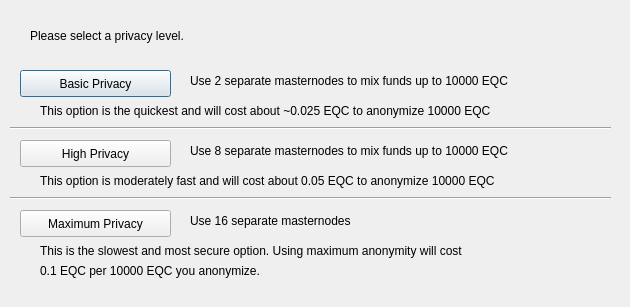
<?xml version="1.0" encoding="UTF-8"?>
<ui version="4.0">
 <class>ObfuscationConfig</class>
 <widget class="QDialog" name="ObfuscationConfig">
  <property name="geometry">
   <rect>
    <x>0</x>
    <y>0</y>
    <width>630</width>
    <height>307</height>
   </rect>
  </property>
  <property name="windowTitle">
   <string>Configure Obfuscation</string>
  </property>
  <widget class="QPushButton" name="buttonBasic">
   <property name="geometry">
    <rect>
     <x>20</x>
     <y>70</y>
     <width>151</width>
     <height>27</height>
    </rect>
   </property>
   <property name="text">
    <string>Basic Privacy</string>
   </property>
  </widget>
  <widget class="QPushButton" name="buttonHigh">
   <property name="geometry">
    <rect>
     <x>20</x>
     <y>140</y>
     <width>151</width>
     <height>27</height>
    </rect>
   </property>
   <property name="text">
    <string>High Privacy</string>
   </property>
  </widget>
  <widget class="QPushButton" name="buttonMax">
   <property name="geometry">
    <rect>
     <x>20</x>
     <y>210</y>
     <width>151</width>
     <height>27</height>
    </rect>
   </property>
   <property name="text">
    <string>Maximum Privacy</string>
   </property>
  </widget>
  <widget class="QLabel" name="label">
   <property name="geometry">
    <rect>
     <x>30</x>
     <y>20</y>
     <width>571</width>
     <height>31</height>
    </rect>
   </property>
   <property name="text">
    <string>Please select a privacy level.</string>
   </property>
  </widget>
  <widget class="QLabel" name="label_2">
   <property name="geometry">
    <rect>
     <x>190</x>
     <y>70</y>
     <width>421</width>
     <height>21</height>
    </rect>
   </property>
   <property name="text">
    <string>Use 2 separate masternodes to mix funds up to 10000 EQC</string>
   </property>
  </widget>
  <widget class="QLabel" name="label_3">
   <property name="geometry">
    <rect>
     <x>190</x>
     <y>140</y>
     <width>411</width>
     <height>21</height>
    </rect>
   </property>
   <property name="text">
    <string>Use 8 separate masternodes to mix funds up to 10000 EQC</string>
   </property>
  </widget>
  <widget class="QLabel" name="label_4">
   <property name="geometry">
    <rect>
     <x>190</x>
     <y>210</y>
     <width>421</width>
     <height>21</height>
    </rect>
   </property>
   <property name="text">
    <string>Use 16 separate masternodes</string>
   </property>
  </widget>
  <widget class="QLabel" name="label_6">
   <property name="geometry">
    <rect>
     <x>40</x>
     <y>100</y>
     <width>561</width>
     <height>21</height>
    </rect>
   </property>
   <property name="text">
    <string>This option is the quickest and will cost about ~0.025 EQC to anonymize 10000 EQC</string>
   </property>
  </widget>
  <widget class="QLabel" name="label_7">
   <property name="geometry">
    <rect>
     <x>40</x>
     <y>170</y>
     <width>561</width>
     <height>21</height>
    </rect>
   </property>
   <property name="text">
    <string>This option is moderately fast and will cost about 0.05 EQC to anonymize 10000 EQC</string>
   </property>
  </widget>
  <widget class="QLabel" name="label_8">
   <property name="geometry">
    <rect>
     <x>40</x>
     <y>240</y>
     <width>561</width>
     <height>21</height>
    </rect>
   </property>
   <property name="text">
    <string>This is the slowest and most secure option. Using maximum anonymity will cost</string>
   </property>
  </widget>
  <widget class="QLabel" name="label_9">
   <property name="geometry">
    <rect>
     <x>40</x>
     <y>260</y>
     <width>561</width>
     <height>21</height>
    </rect>
   </property>
   <property name="text">
    <string>0.1 EQC per 10000 EQC you anonymize.</string>
   </property>
  </widget>
  <widget class="Line" name="line">
   <property name="geometry">
    <rect>
     <x>10</x>
     <y>120</y>
     <width>601</width>
     <height>16</height>
    </rect>
   </property>
   <property name="orientation">
    <enum>Qt::Horizontal</enum>
   </property>
  </widget>
  <widget class="Line" name="line_2">
   <property name="geometry">
    <rect>
     <x>10</x>
     <y>190</y>
     <width>601</width>
     <height>16</height>
    </rect>
   </property>
   <property name="orientation">
    <enum>Qt::Horizontal</enum>
   </property>
  </widget>
 </widget>
 <resources/>
 <connections/>
</ui>
